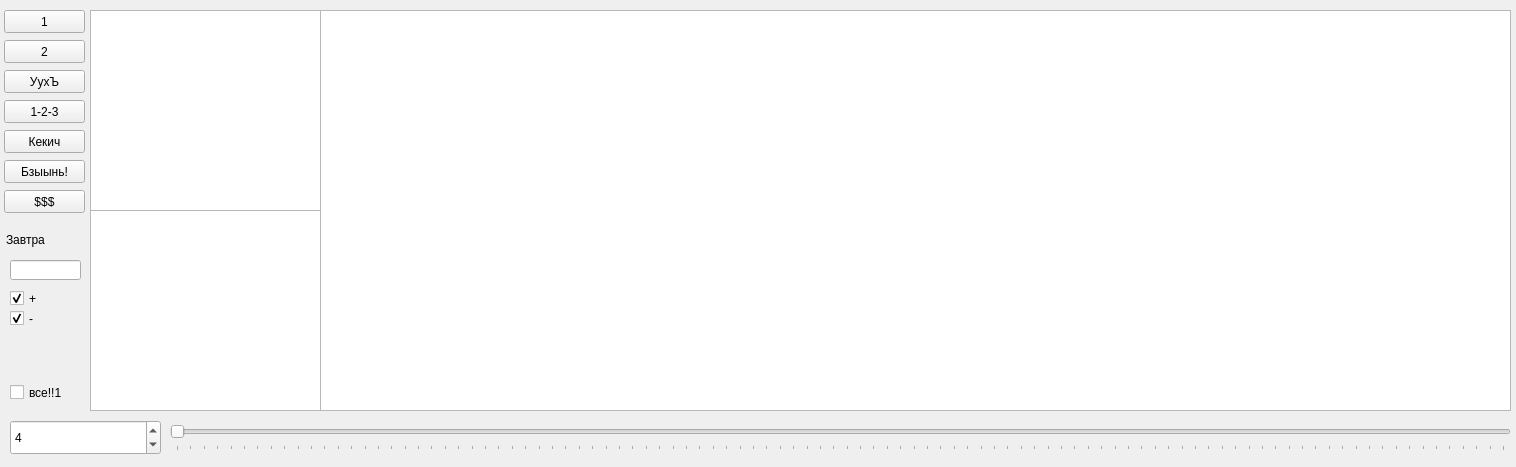
<?xml version="1.0" encoding="UTF-8"?>
<ui version="4.0">
 <class>MainWindow</class>
 <widget class="QMainWindow" name="MainWindow">
  <property name="geometry">
   <rect>
    <x>0</x>
    <y>0</y>
    <width>1516</width>
    <height>467</height>
   </rect>
  </property>
  <property name="windowTitle">
   <string>Фурьятинка</string>
  </property>
  <widget class="QWidget" name="centralWidget">
   <widget class="QChartView" name="ch1">
    <property name="geometry">
     <rect>
      <x>320</x>
      <y>10</y>
      <width>1191</width>
      <height>401</height>
     </rect>
    </property>
   </widget>
   <widget class="QPushButton" name="pushButton">
    <property name="geometry">
     <rect>
      <x>4</x>
      <y>10</y>
      <width>81</width>
      <height>23</height>
     </rect>
    </property>
    <property name="text">
     <string>1</string>
    </property>
   </widget>
   <widget class="QPlainTextEdit" name="text">
    <property name="geometry">
     <rect>
      <x>90</x>
      <y>210</y>
      <width>231</width>
      <height>201</height>
     </rect>
    </property>
    <property name="readOnly">
     <bool>true</bool>
    </property>
   </widget>
   <widget class="QPushButton" name="pushButton_2">
    <property name="geometry">
     <rect>
      <x>4</x>
      <y>40</y>
      <width>81</width>
      <height>23</height>
     </rect>
    </property>
    <property name="text">
     <string>2</string>
    </property>
   </widget>
   <widget class="QPlainTextEdit" name="kfsss">
    <property name="geometry">
     <rect>
      <x>90</x>
      <y>10</y>
      <width>231</width>
      <height>201</height>
     </rect>
    </property>
    <property name="readOnly">
     <bool>true</bool>
    </property>
   </widget>
   <widget class="QPushButton" name="pushButton_3">
    <property name="geometry">
     <rect>
      <x>4</x>
      <y>160</y>
      <width>81</width>
      <height>23</height>
     </rect>
    </property>
    <property name="text">
     <string>Бзыынь!</string>
    </property>
   </widget>
   <widget class="QPushButton" name="pushButton_4">
    <property name="geometry">
     <rect>
      <x>4</x>
      <y>70</y>
      <width>81</width>
      <height>23</height>
     </rect>
    </property>
    <property name="text">
     <string>УухЪ</string>
    </property>
   </widget>
   <widget class="QPushButton" name="pushButton_5">
    <property name="geometry">
     <rect>
      <x>4</x>
      <y>100</y>
      <width>81</width>
      <height>23</height>
     </rect>
    </property>
    <property name="text">
     <string>1-2-3</string>
    </property>
   </widget>
   <widget class="QSlider" name="progress">
    <property name="geometry">
     <rect>
      <x>170</x>
      <y>420</y>
      <width>1341</width>
      <height>31</height>
     </rect>
    </property>
    <property name="orientation">
     <enum>Qt::Horizontal</enum>
    </property>
    <property name="tickPosition">
     <enum>QSlider::TicksBelow</enum>
    </property>
   </widget>
   <widget class="QPushButton" name="pushButton_6">
    <property name="geometry">
     <rect>
      <x>4</x>
      <y>130</y>
      <width>81</width>
      <height>23</height>
     </rect>
    </property>
    <property name="text">
     <string>Кекич</string>
    </property>
   </widget>
   <widget class="QPushButton" name="pushButton_7">
    <property name="geometry">
     <rect>
      <x>4</x>
      <y>190</y>
      <width>81</width>
      <height>23</height>
     </rect>
    </property>
    <property name="text">
     <string>$$$</string>
    </property>
   </widget>
   <widget class="QLabel" name="label">
    <property name="geometry">
     <rect>
      <x>6</x>
      <y>230</y>
      <width>81</width>
      <height>20</height>
     </rect>
    </property>
    <property name="text">
     <string>Завтра</string>
    </property>
   </widget>
   <widget class="QLineEdit" name="tlout">
    <property name="geometry">
     <rect>
      <x>10</x>
      <y>260</y>
      <width>71</width>
      <height>20</height>
     </rect>
    </property>
    <property name="readOnly">
     <bool>true</bool>
    </property>
   </widget>
   <widget class="QCheckBox" name="plus">
    <property name="geometry">
     <rect>
      <x>10</x>
      <y>290</y>
      <width>70</width>
      <height>17</height>
     </rect>
    </property>
    <property name="text">
     <string>+</string>
    </property>
    <property name="checked">
     <bool>true</bool>
    </property>
   </widget>
   <widget class="QCheckBox" name="minus">
    <property name="geometry">
     <rect>
      <x>10</x>
      <y>310</y>
      <width>70</width>
      <height>17</height>
     </rect>
    </property>
    <property name="text">
     <string>-</string>
    </property>
    <property name="checked">
     <bool>true</bool>
    </property>
   </widget>
   <widget class="QSpinBox" name="minFreq">
    <property name="geometry">
     <rect>
      <x>10</x>
      <y>420</y>
      <width>151</width>
      <height>35</height>
     </rect>
    </property>
    <property name="minimum">
     <number>1</number>
    </property>
    <property name="maximum">
     <number>99999</number>
    </property>
    <property name="value">
     <number>4</number>
    </property>
   </widget>
   <widget class="QCheckBox" name="all">
    <property name="geometry">
     <rect>
      <x>10</x>
      <y>380</y>
      <width>95</width>
      <height>25</height>
     </rect>
    </property>
    <property name="text">
     <string>все!!1</string>
    </property>
   </widget>
  </widget>
 </widget>
 <layoutdefault spacing="6" margin="11"/>
 <customwidgets>
  <customwidget>
   <class>QChartView</class>
   <extends>QGraphicsView</extends>
   <header>QtCharts</header>
  </customwidget>
 </customwidgets>
 <resources/>
 <connections/>
</ui>
